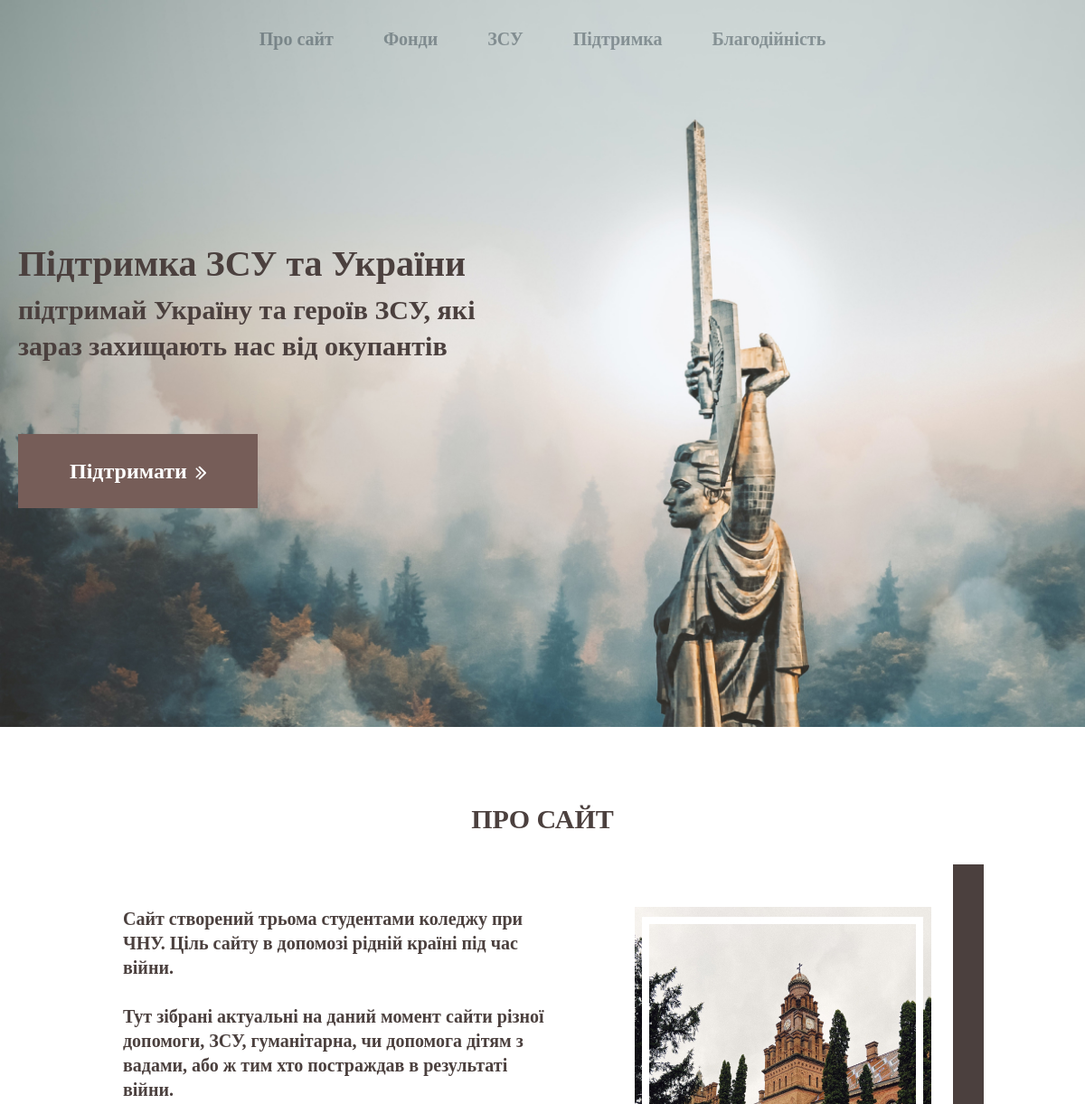
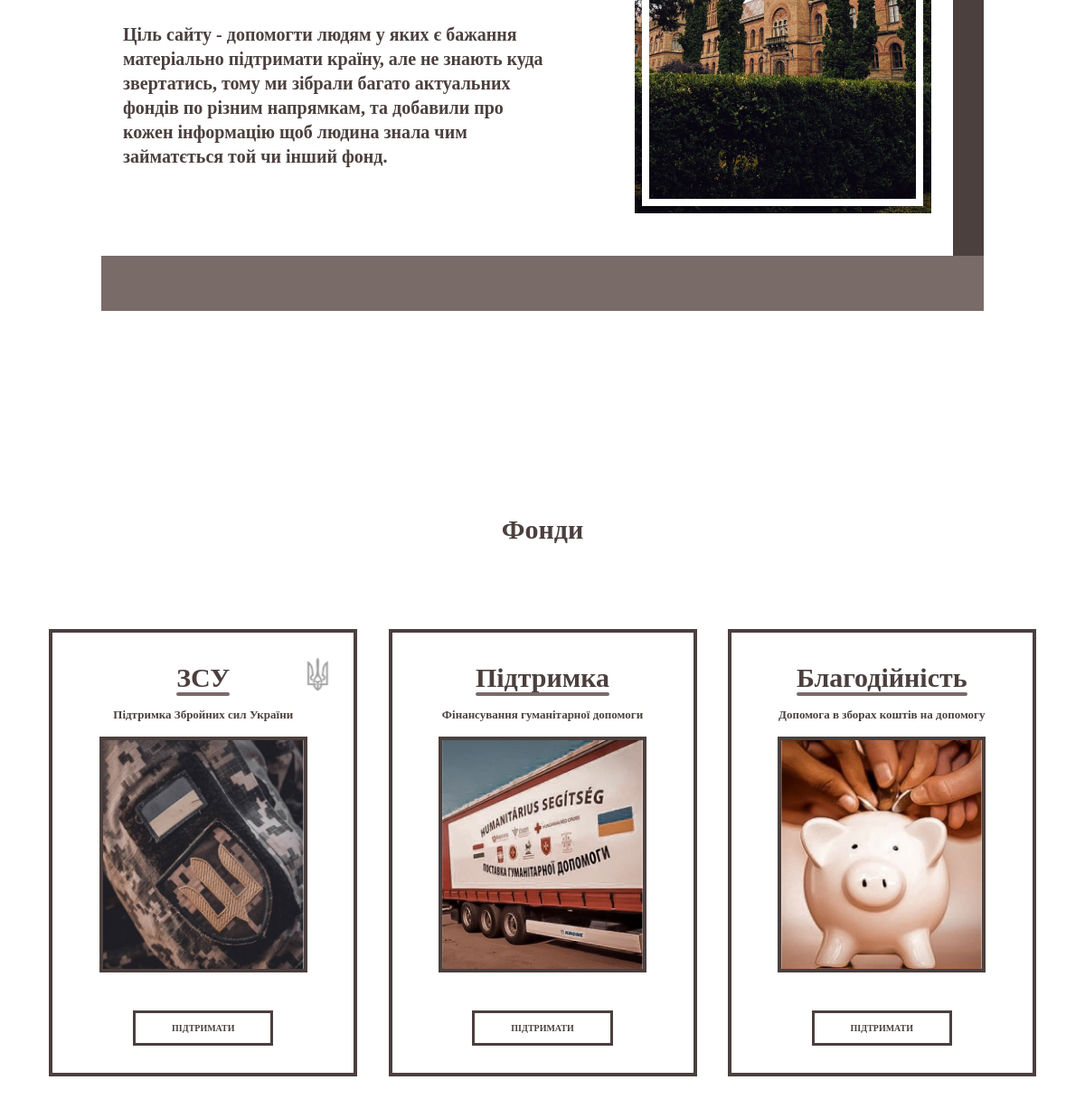
The page / on the database its author committed (2 pictures, top to bottom).
### fonds/models.py (models this page shows, shortened)
class Section(models.Model):
    title = models.CharField(max_length=50, unique=True, verbose_name='Назва')
    desc = models.CharField(max_length=255, blank=True, verbose_name='Опис')
    image = models.ImageField(upload_to="photos/%Y/%m/%d/", verbose_name='Фото секції')
    slug = models.SlugField(max_length=255, unique=True, db_index=True, verbose_name='SLUG')
    def get_absolute_url(self):
        return reverse('category', kwargs={'section_slug': self.slug})
    class Meta:
        verbose_name = 'Розділ'
        verbose_name_plural = "Розділи"

### fonds/views.py (the view)
# urls.py: path('', HomeView.as_view(), name='home'),
class HomeView(TemplateView):
    template_name = 'fonds/index.html'
    def get_context_data(self, **kwargs):
        ctx = super().get_context_data(**kwargs)
        ctx['section'] = Section.objects.all()
        return ctx

### fonds/templates/fonds/index.html (shortened to what this page needs)
{% load static %}
<!DOCTYPE html>
<html>
<head>
    <link rel="stylesheet" href="{% static 'fonds/css/styles.css' %}">
</head>
<body>
    <header class="header">
        <div class="wrapper">
            <div class="header-menu">
                <a href="#about" class="header-tag">
                    Про сайт
                </a>
                <a href="#fonds" class="header-tag">
                    Фонди
                </a>
                {% for i in section %}
                    <a href="{{ i.get_absolute_url }}" class="header-tag">
                        {{ i.title }}
                    </a>
                {% endfor %}
            </div>
            <section class="pre-view">
                <h1 class="title">
                    Підтримка ЗСУ та України
                </h1>
                <h2 class="title-desc">
                    підтримай Україну та героїв ЗСУ, які
                    зараз захищають нас від окупантів
                </h2>
                <a href="#fonds" class="title-button_support">
                    <span class="title-button-text">Підтримати</span>
                    <img src="{% static 'fonds/img/arrow.svg' %}" alt="arrow" class="title-button-arrow">
                </a>
            </section>
        </div>
    </header>
    <div class="wrapper">
        <main class="main">
            <section class="about" id="about">
                <h2 class="about-title">
                    ПРО САЙТ
                </h2>
                <div class="about-desc">
                    <div class="about-text-img">
                        <div class="about-text">
                            Сайт створений трьома студентами коледжу
                            при ЧНУ. Ціль сайту в допомозі рідній країні
                            під час війни.
                            <br><br>
                            Тут зібрані актуальні на даний момент сайти
                            різної допомоги, ЗСУ, гуманітарна, чи допомога
                            дітям з вадами, або ж тим хто постраждав в
                            результаті війни.
                            <br><br>
                            Ціль сайту - допомогти людям у яких є бажання
                            матеріально підтримати країну, але не знають
                            куда звертатись, тому ми зібрали багато
                            актуальних фондів по різним напрямкам, та
                            добавили про кожен інформацію щоб людина
                            знала чим займатється той чи інший фонд.
                        </div>
                        <img src="{% static 'fonds/img/chnu.jpg' %}" alt="chnu" class="about-img">
                    </div>
                </div>
            </section>
            <section class="fond-list">
                <h2 class="fond-list-title" id="fonds">
                    Фонди
                </h2>
                <div class="fond-lists">
                    {% for i in section %}
                        <div class="fond-list-item">
                            {% if i.title == "ЗСУ" %}
                                <img src="{% static 'fonds/img/gerb.svg' %}" alt="gerb" class="fond-list-item_gerb">
                            {% endif %}
                            <h3 class="fond-list-item_title">
                                {{ i.title }}
                            </h3>
                            <div class="fond-list-item_decs">
                                {{ i.desc }}
                            </div>
                            <img src="{{ i.image.url }}" alt="fond" class="fond-list-item_img">
                            <a href="{{ i.get_absolute_url }}" class="fond-list-item_link">ПІДТРИМАТИ</a>
                        </div>
                    {% endfor %}
                </div>
            </section>
        </main>
    </div>
</body>
</html>

### fonds/static/fonds/css/styles.css (style rules this page uses)
html, body, div, span, applet, object, iframe, h1, h2, h3, h4, h5, h6, p, blockquote, pre, a, abbr, acronym, address, big, cite, code, del, dfn, em, img, ins, kbd, q, s, samp, small, strike, strong, sub, sup, tt, var, b, u, i, center, dl, dt, dd, ol, ul, li, fieldset, form, label, legend, table, caption, tbody, tfoot, thead, tr, th, td, article, aside, canvas, details, embed, figure, figcaption, footer, header, hgroup, menu, nav, output, ruby, section, summary, time, mark, audio, video { margin: 0; padding: 0; border: 0; font-size: 100%; font: inherit; vertical-align: baseline; }
article, aside, details, figcaption, figure, footer, header, hgroup, menu, nav, section { display: block; }
body { line-height: 1; }
html { font-size: 100%; -webkit-text-size-adjust: 100%; -ms-text-size-adjust: 100%; }
img { border: 0; -ms-interpolation-mode: bicubic; }
html, button, input, select, textarea { color: #222; }
img { vertical-align: middle; }
html { box-sizing: border-box; height: 100%; display: block; }
body, *, *:before, *:after { box-sizing: border-box; }
.header { background-image: url(../img/Background.jpg); background-repeat: no-repeat; background-size: cover; }
.wrapper { max-width: 1340px; padding: 0 20px; margin: 0 auto; }
.header-menu { display: flex; flex-wrap: nowrap; margin: 0 auto; width: max-content; padding-top: 30px; margin-bottom: 208px; }
.header-tag { font-weight: 700; font-size: 20px; line-height: 27px; color: rgba(55, 70, 77, 0.48); text-decoration: none; margin-right: 55px; position: relative; }
.header-tag:last-child { margin-right: 0; }
.header-tag::before { content: ''; position: absolute; width: 100%; height: 2px; border-radius: 4px; background-color: #18272F; bottom: 0; left: 0; transform-origin: right; transform: scaleX(0); transition: transform .3s ease-in-out; }
.pre-view { max-width: 541px; padding-bottom: 242px; }
.title { font-weight: 700; font-size: 40px; line-height: 53px; color: #4B403E; margin-bottom: 5px; }
.title-desc { font-weight: 700; font-size: 30px; line-height: 40px; color: #4B403E; margin-bottom: 77px; }
.title-button_support { background: #765D58; padding: 21px 53px; display: block; width: fit-content; text-decoration: none; border: 4px solid #765D58; transition: .3s ease; }
.title-button-text { font-weight: 800; font-size: 24px; line-height: 32px; color: #FFFFFF; margin-right: 5px; }
.title-button-arrow { padding-bottom: 4px; }
.about { padding: 82px 92px 0 92px; margin-bottom: 222px; }
.about-title { font-weight: 700; font-size: 30px; line-height: 40px; color: #4B403E; text-align: center; margin-bottom: 30px; }
.about-desc { display: flex; border-bottom: 61px solid #796B68; }
.about-text-img { padding: 47px 24px; display: flex; flex-wrap: nowrap; justify-content: space-between; width: 100%; border-right: 34px solid #4B403E; }
.about-text { max-width: 475px; font-style: normal; font-weight: 700; font-size: 20px; line-height: 27px; margin-right: 30px; color: #4B403E; }
.about-img { object-fit: contain; }
.fond-list { margin-bottom: 250px; }
.fond-list-title { font-weight: 700; font-size: 30px; line-height: 40px; color: #4B403E; text-align: center; margin-bottom: 90px; }
.fond-lists { display: flex; flex-wrap: wrap; justify-content: space-evenly; }
.fond-list-item { display: flex; flex-direction: column; width: 341px; padding: 30px 45px; border: 4px solid #4B403E; position: relative; margin-bottom: 25px; align-items: center; }
.fond-list-item_gerb { position: absolute; right: 25px; top: 25px; }
.fond-list-item_title { font-weight: 700; font-size: 30px; line-height: 40px; color: #4B403E; width: fit-content; position: relative; margin-bottom: 12px; }
.fond-list-item_title::after { position: absolute; content: ''; bottom: 0; left: 0; height: 4px; width: 100%; background-color: #796B68; border-radius: 9999px; }
.fond-list-item_decs { font-weight: 700; font-size: 13px; line-height: 17px; margin-bottom: 16px; color: #4B403E; width: fit-content; }
.fond-list-item_img { width: 230px; height: 261px; border: 4px solid #4B403E; margin-bottom: 42px; }
.fond-list-item_link { font-weight: 700; font-size: 10px; line-height: 13px; text-align: center; text-decoration: none; color: #4B403E; padding: 10px 40px; border: 3px solid #4B403E; width: fit-content; transition: .3s ease; }
@media (prefers-reduced-motion: no-preference) { :root { scroll-behavior: smooth; } }

### rows shown on the page
Section: title "ЗСУ", desc "Підтримка Збройних сил України", image (picture)
Section: title "Підтримка", desc "Фінансування гуманітарної допомоги", image (picture)
Section: title "Благодійність", desc "Допомога в зборах коштів на допомогу", image (picture)
